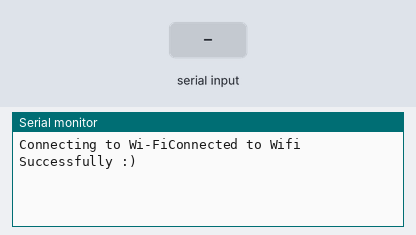
A sketch run on a simulated ESP8266 (NodeMCU). Parts: the last lines printed to the serial monitor. Inputs (shaded band) come from the test bench. WiFi joins after 1.5 s; servers stay silent unless stated.

Above: at 2.7 s.
2.8 s: "1" received over Serial
At 4.9 s:
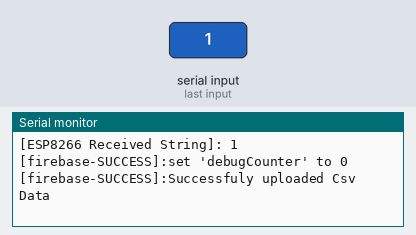
5.4 s: "0" received over Serial
At 6.54 s:
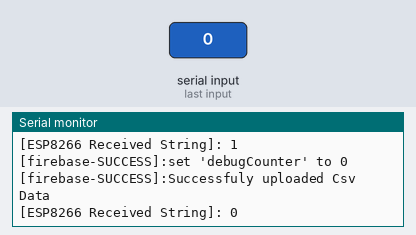
6.9 s: "2" received over Serial
At 8.2 s:
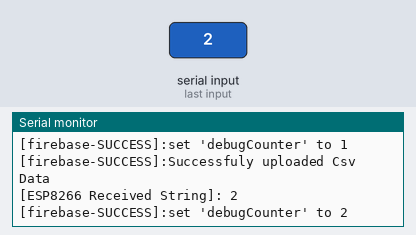

Measured:
- after the input at 2.8 s, the serial monitor: prints a new line after 1.0 s (image 1)
- after the input at 5.4 s, the serial monitor: prints a new line after 1.0 s (image 2)
- after the input at 6.9 s, the serial monitor: prints a new line after 1.0 s (image 3)

The sketch:

esp.ino
```cpp
//James Adhitthana - Firebase ESP Upload //CSV Only//
#include "FirebaseESP8266.h"
#include <ESP8266WiFi.h>
//--WifiManager--//
#include <DNSServer.h>
#include <ESP8266WebServer.h>
#include <WiFiManager.h> //https://github.com/tzapu/WiFiManager
//--//
#define FIREBASE_HOST "TODO: CHANGE ME"                    //Firebase host domain
#define FIREBASE_AUTH "TODO: CHANGE ME" //Firebase authentication key //TODO: CHANGE ME
// #define WIFI_SSID "TS-A4-06"
// #define WIFI_PASSWORD "bagusaccess"

//-------Define Firebase Data objects-------//
FirebaseData firebaseDataCounter;
FirebaseData firebaseDataCSV;
//END OF: Define Firebase Data objects--//

String path = "/arduino";            //parent node path
String pathDataRaw = "/arduino/raw"; //path for raw data to be saved in

int debugCounter = 0; //Set counter for debugging on the firebase database (this counter tells how many times the ESP8266 uploaded its data [can be overriden])
void setup()
{
    //-------Setup Serial Comms Receiver-------//
    Serial.begin(9600); //Changed to 9600 FROM 115200 which is ESP's original baud rate
    Serial.println();
    Serial.println();
    //END OF: Setup Serial Comms Receiver--//

    //-------Connect Wifi-------//
    //--WifiManager--//
    Serial.print("Connecting to Wi-Fi");
    WiFiManager wifiManager;                          //-----unblockme james
    // wifiManager.resetSettings();                      //reset saved WifiManager settings (DANGEROUS)
    wifiManager.autoConnect("aerate", "aeratejames"); //set AP name as aerate and password as aeratejames [used when previous wifi cannot be found]
    //**wifiManager.autoConnect("aerate");//Tested

    Serial.println("Connected to Wifi Successfully :)");
    //END OF: WifiManager--//

    // // WiFi.begin(WIFI_SSID, WIFI_PASSWORD);
    // Serial.print("Connecting to Wi-Fi");
    // while (WiFi.status() != WL_CONNECTED)
    // {
    //     Serial.print(">wifi>");
    //     delay(300);
    // }
    // Serial.println();
    // Serial.print("Connected with IP: ");
    // Serial.println(WiFi.localIP());
    // Serial.println();
    // //END OF: Connect Wifi--//

    //-------Setup Firebase Connection-------//
    Firebase.begin(FIREBASE_HOST, FIREBASE_AUTH);
    Firebase.reconnectWiFi(true);
    //END OF: Setup Firebase Connection--//
}

void loop()
{
    //-------------------Setup Receiver-------------------//
    String IncomingString = "";  //Set string for incomingString
    boolean StringReady = false; //Set boolean to check if the incoming string is ready or not

    while (Serial.available()) //Check if serial communication is able to be connected to
    {
        IncomingString = Serial.readString(); //Read serial communication between Uno and ESP and store it in the variable
        StringReady = true;
    }

    if (StringReady) //If string is recieved and ready to be used
    {
        Serial.print("[ESP8266 Received String]: ");
        Serial.println(IncomingString);

        //-------Upload and Set Counter Data in Firebase-------//
        if (Firebase.setInt(firebaseDataCounter, path + "/" + "counter", debugCounter)) //Upload and check if successful
        {
            Serial.print("[firebase-SUCCESS]:set 'debugCounter' to ");
            Serial.println(debugCounter);
        }
        else //Upload failure error handling//
        {
            Serial.print("[FAILED]: Could not set counter - ");
            Serial.println(firebaseDataCounter.errorReason());
        }
        //END OF: Upload and Set Counter Data in Firebase--//

        //*-*-*-*-*-*-*-*-*-*-*-*-Process CSV File*-*-*-*-*-*-*-*-*-*-*-*-//
        String pathCsvDataIteration = IncomingString.substring(0, IncomingString.indexOf(',')); //Target Parent/Key to upload the CSV to
        String pathCsvDataDate = IncomingString.substring(0, IncomingString.indexOf('T'));
        // 2020-03-01T22:47:04 //get fist 9 chars

        //--Set csvData--//
        if (Firebase.setString(firebaseDataCSV, pathDataRaw + "/" + pathCsvDataDate + "/" + pathCsvDataIteration, IncomingString)) //Upload and check if successful
        {
            Serial.println("[firebase-SUCCESS]:Successfuly uploaded Csv Data");
        }
        else //Upload failure error handling//
        {
            Serial.print("[FAILED]: Could not set Csv Data - ");
            Serial.println(firebaseDataCSV.errorReason());
        }
        // //END OF: Process CSV File--//
        debugCounter++;
    }
    //END OF: Setup Receiver--------------//

    // //-------James Looper-------//
    yield();    //Must have to prevent WDT (Watch Dog Timer) from resetting
    delay(100); //Needs a delay of 100ms to be able to recieve the whole incoming string
    // //END OF: James Looper--//
}
```
